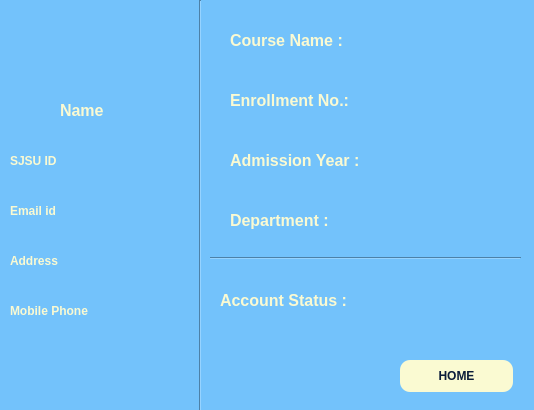
<?xml version="1.0" encoding="UTF-8"?>
<ui version="4.0">
 <class>Profile_Window_Dialog</class>
 <widget class="QDialog" name="Profile_Window_Dialog">
  <property name="geometry">
   <rect>
    <x>0</x>
    <y>0</y>
    <width>534</width>
    <height>410</height>
   </rect>
  </property>
  <property name="windowTitle">
   <string>Dialog</string>
  </property>
  <property name="styleSheet">
   <string notr="true">QWidget {
    background-color: #73C2FB; /* Ice Blue*/
    font-family: 'Segoe UI', sans-serif;
}</string>
  </property>
  <widget class="Line" name="line">
   <property name="geometry">
    <rect>
     <x>190</x>
     <y>0</y>
     <width>20</width>
     <height>411</height>
    </rect>
   </property>
   <property name="orientation">
    <enum>Qt::Vertical</enum>
   </property>
  </widget>
  <widget class="QLabel" name="Photo">
   <property name="geometry">
    <rect>
     <x>40</x>
     <y>10</y>
     <width>91</width>
     <height>81</height>
    </rect>
   </property>
   <property name="text">
    <string/>
   </property>
   <property name="pixmap">
    <pixmap>../Images/person.png</pixmap>
   </property>
   <property name="scaledContents">
    <bool>true</bool>
   </property>
  </widget>
  <widget class="QLabel" name="Name_Label">
   <property name="geometry">
    <rect>
     <x>60</x>
     <y>100</y>
     <width>81</width>
     <height>21</height>
    </rect>
   </property>
   <property name="layoutDirection">
    <enum>Qt::LeftToRight</enum>
   </property>
   <property name="styleSheet">
    <string notr="true">QLabel
 {
    color: #FAFAD2;
    font-size: 16px;
    font-weight: bold;
}</string>
   </property>
   <property name="text">
    <string>Name</string>
   </property>
   <property name="wordWrap">
    <bool>true</bool>
   </property>
  </widget>
  <widget class="QLabel" name="User_id_label">
   <property name="geometry">
    <rect>
     <x>10</x>
     <y>150</y>
     <width>81</width>
     <height>21</height>
    </rect>
   </property>
   <property name="styleSheet">
    <string notr="true">QLabel
 {
    color: #FAFAD2;
    font-size: 12px;
    font-weight: bold;
}</string>
   </property>
   <property name="text">
    <string>SJSU ID</string>
   </property>
  </widget>
  <widget class="QLabel" name="Email_Label">
   <property name="geometry">
    <rect>
     <x>10</x>
     <y>200</y>
     <width>81</width>
     <height>21</height>
    </rect>
   </property>
   <property name="styleSheet">
    <string notr="true">QLabel
 {
    color: #FAFAD2;
    font-size: 12px;
    font-weight: bold;
}</string>
   </property>
   <property name="text">
    <string>Email id</string>
   </property>
  </widget>
  <widget class="QLabel" name="Address_label">
   <property name="geometry">
    <rect>
     <x>10</x>
     <y>250</y>
     <width>81</width>
     <height>21</height>
    </rect>
   </property>
   <property name="styleSheet">
    <string notr="true">QLabel
 {
    color: #FAFAD2;
    font-size: 12px;
    font-weight: bold;
}</string>
   </property>
   <property name="text">
    <string>Address</string>
   </property>
  </widget>
  <widget class="Line" name="line_2">
   <property name="geometry">
    <rect>
     <x>210</x>
     <y>250</y>
     <width>311</width>
     <height>16</height>
    </rect>
   </property>
   <property name="orientation">
    <enum>Qt::Horizontal</enum>
   </property>
  </widget>
  <widget class="QLabel" name="CourseName_label">
   <property name="geometry">
    <rect>
     <x>230</x>
     <y>20</y>
     <width>121</width>
     <height>41</height>
    </rect>
   </property>
   <property name="styleSheet">
    <string notr="true">QLabel
 {
    color: #FAFAD2;
    font-size: 16px;
    font-weight: bold;
}</string>
   </property>
   <property name="text">
    <string>Course Name :</string>
   </property>
  </widget>
  <widget class="QLabel" name="Enrollment_Number_label">
   <property name="geometry">
    <rect>
     <x>230</x>
     <y>80</y>
     <width>131</width>
     <height>41</height>
    </rect>
   </property>
   <property name="styleSheet">
    <string notr="true">QLabel
 {
    color: #FAFAD2;
    font-size: 16px;
    font-weight: bold;
}</string>
   </property>
   <property name="text">
    <string>Enrollment No.:</string>
   </property>
  </widget>
  <widget class="QLabel" name="Department">
   <property name="geometry">
    <rect>
     <x>230</x>
     <y>200</y>
     <width>111</width>
     <height>41</height>
    </rect>
   </property>
   <property name="styleSheet">
    <string notr="true">QLabel
 {
    color: #FAFAD2;
    font-size: 16px;
    font-weight: bold;
}</string>
   </property>
   <property name="text">
    <string>Department :</string>
   </property>
  </widget>
  <widget class="QLabel" name="Admission_YearLabel">
   <property name="geometry">
    <rect>
     <x>230</x>
     <y>140</y>
     <width>141</width>
     <height>41</height>
    </rect>
   </property>
   <property name="styleSheet">
    <string notr="true">QLabel
 {
    color: #FAFAD2;
    font-size: 16px;
    font-weight: bold;
}</string>
   </property>
   <property name="text">
    <string>Admission Year :</string>
   </property>
  </widget>
  <widget class="QPushButton" name="HOME_Label">
   <property name="geometry">
    <rect>
     <x>400</x>
     <y>360</y>
     <width>113</width>
     <height>32</height>
    </rect>
   </property>
   <property name="styleSheet">
    <string notr="true">QPushButton {
    background-color: #FAFAD2; /* Gold */
    color: #0B1D3A;
    border: none;
    border-radius: 10px;
    padding: 10px;
    font-weight: bold;
}
QPushButton:hover {
    background-color: #FAFAD2;
}</string>
   </property>
   <property name="text">
    <string>HOME</string>
   </property>
  </widget>
  <widget class="QLabel" name="Account_Status_label">
   <property name="geometry">
    <rect>
     <x>220</x>
     <y>280</y>
     <width>141</width>
     <height>41</height>
    </rect>
   </property>
   <property name="styleSheet">
    <string notr="true">QLabel
 {
    color: #FAFAD2;
    font-size: 16px;
    font-weight: bold;
}</string>
   </property>
   <property name="text">
    <string>Account Status :</string>
   </property>
  </widget>
  <widget class="QLabel" name="Contact_label">
   <property name="geometry">
    <rect>
     <x>10</x>
     <y>300</y>
     <width>81</width>
     <height>21</height>
    </rect>
   </property>
   <property name="styleSheet">
    <string notr="true">QLabel
 {
    color: #FAFAD2;
    font-size: 12px;
    font-weight: bold;
}</string>
   </property>
   <property name="text">
    <string>Mobile Phone</string>
   </property>
  </widget>
 </widget>
 <resources/>
 <connections/>
</ui>
